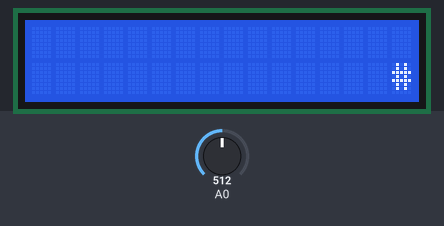
Simulated run of this sketch. Board: Arduino Uno, built with avr-gcc and run on an emulated ATmega328P. Shown: 16×2 character LCD. The test bench sets the inputs (shaded band); at power-on: A0 = 512. What the sketch prints to the serial monitor is not drawn.

Above: at 1.2 s.
1.3 s: A0 set to 716
At 2.5 s:
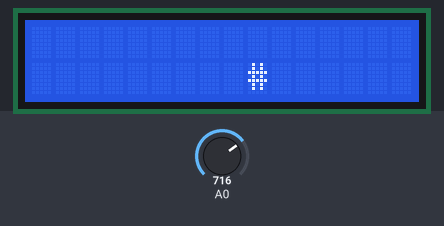
3.0 s: A0 set to 900
At 3.7 s:
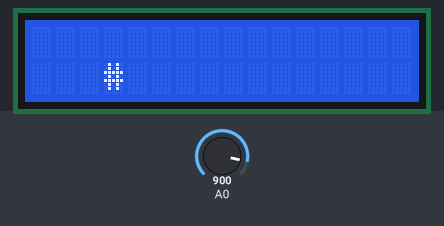
4.7 s: A0 set to 1023
At 6.1 s:
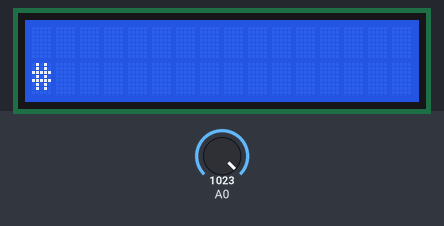
Timing chart, 0 to 7.7 s (numbered marks = the images above; inputs shaded):
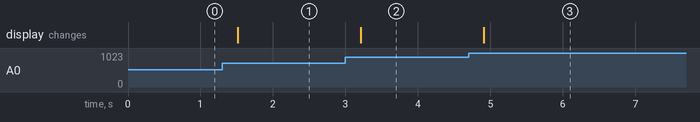

Measured:
- after the input at 1.3 s, the display: changes after 0.21 s (image 1)
- after the input at 3.0 s, the display: changes after 0.21 s (image 2)
- after the input at 4.7 s, the display: changes after 0.21 s (image 3)

The sketch:

potenciometr_test.ino
```cpp
#include <Wire.h>
#include <LiquidCrystal_I2C.h>

LiquidCrystal_I2C lcd(0x27,16,2);

void setup() {
  Serial.begin(9600);

  lcd.init();
  lcd.backlight();
  lcd.setCursor(1,0);
  lcd.setCursor(0,0);
}

void loop() {
  int potenciometr = analogRead(A0);
  //Serial.println(potenciometr);
  int pozice = (potenciometr / 32);
  int pozice2 = (pozice - 16);
  static int radky = 0;
  Serial.println(pozice);


  lcd.setCursor(0,0);
  lcd.print("                ");
  lcd.setCursor(0,1);
  lcd.print("                ");

  if(pozice <= 15) {
  radky = 0;
  lcd.setCursor(pozice, radky);
  lcd.print("#");
  }

  if(pozice > 15) {
  radky = 1;
  lcd.setCursor(15 - pozice2, radky);
  lcd.print("#");
  }

  //Serial.println(pozice);

  delay(250);
}
```
